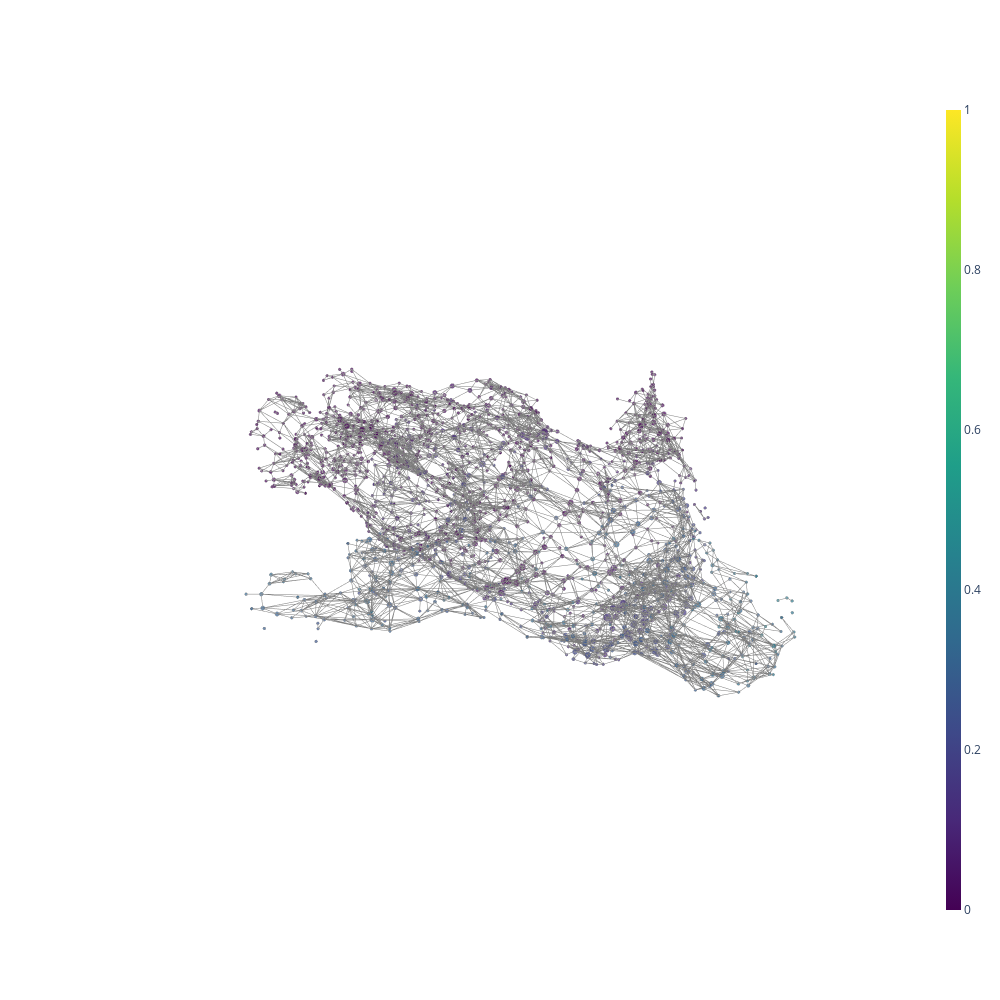

The notebook cell saved with this chart:
### Code cell
# initialise figure
fig = mp.visualize.create_network_3d(graph, layout, node_colors, node_scale=12)
# display figure
fig.show()

### Figure 1 — Plotly figure (JSON) as saved in the notebook; plotly's stock layout.template omitted (floating-point values rounded to 4 significant figures; data arrays with more than 128 entries replaced by an {"elided": "..."} marker saying what was removed)
{"data": [{"hoverinfo": "none", "line": {"color": "rgb(125,125,125)", "width": 1}, "mode": "lines", "type": "scatter3d", "x": {"elided": "21051 float values"}, "y": {"elided": "21051 float values"}, "z": {"elided": "21051 float values"}}, {"hoverinfo": "text", "hoverlabel": {"bgcolor": {"elided": "1767 str values"}}, "marker": {"cmax": 1, "cmin": 0, "color": {"elided": "1767 float values"}, "colorbar": {"thickness": 15, "title": {"side": "right", "text": ""}, "xanchor": "left"}, "colorscale": [[0, "#440154"], [0.1111, "#482878"], [0.2222, "#3e4989"], [0.3333, "#31688e"], [0.4444, "#26828e"], [0.5556, "#1f9e89"], [0.6667, "#35b779"], [0.7778, "#6ece58"], [0.8889, "#b5de2b"], [1, "#fde725"]], "line": {"color": "#888", "width": 2}, "reversescale": false, "showscale": true, "size": {"elided": "1767 int values"}, "sizemin": 4, "sizemode": "area", "sizeref": 0.6111}, "mode": "markers", "text": {"elided": "1767 str values"}, "type": "scatter3d", "x": {"elided": "1767 float values"}, "y": {"elided": "1767 float values"}, "z": {"elided": "1767 float values"}}], "layout": {"height": 1000, "hovermode": "closest", "margin": {"t": 100}, "scene": {"xaxis": {"showbackground": false, "showgrid": false, "showline": false, "showticklabels": false, "title": {"text": ""}, "zeroline": false}, "yaxis": {"showbackground": false, "showgrid": false, "showline": false, "showticklabels": false, "title": {"text": ""}, "zeroline": false}, "zaxis": {"showbackground": false, "showgrid": false, "showline": false, "showticklabels": false, "title": {"text": ""}, "zeroline": false}}, "showlegend": false, "title": {"text": ""}, "width": 1000}}
